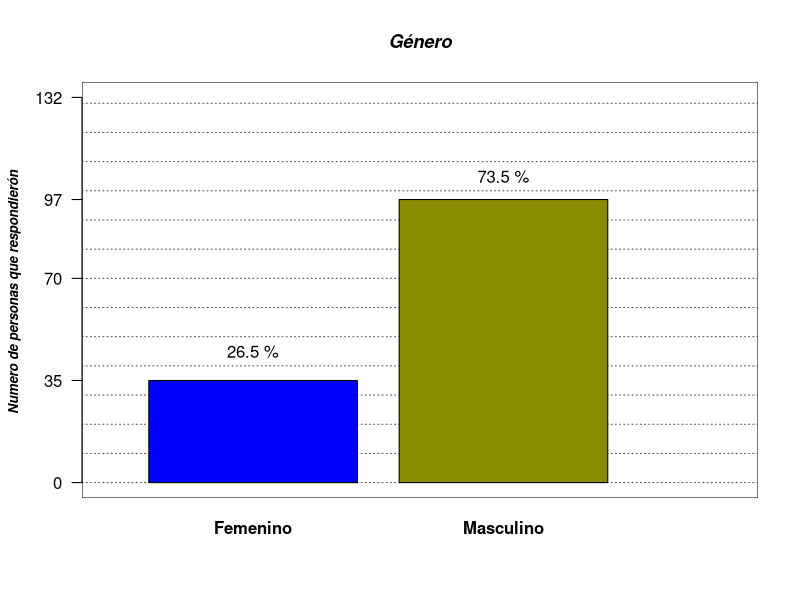
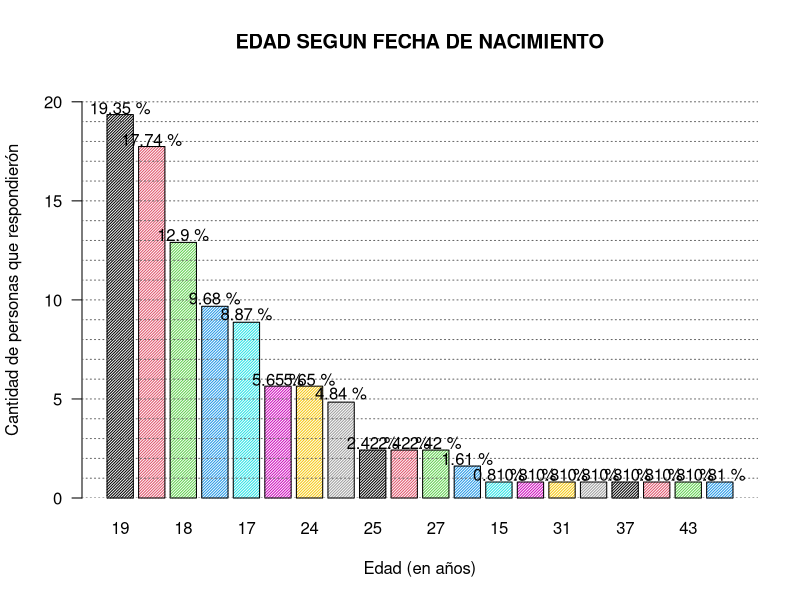
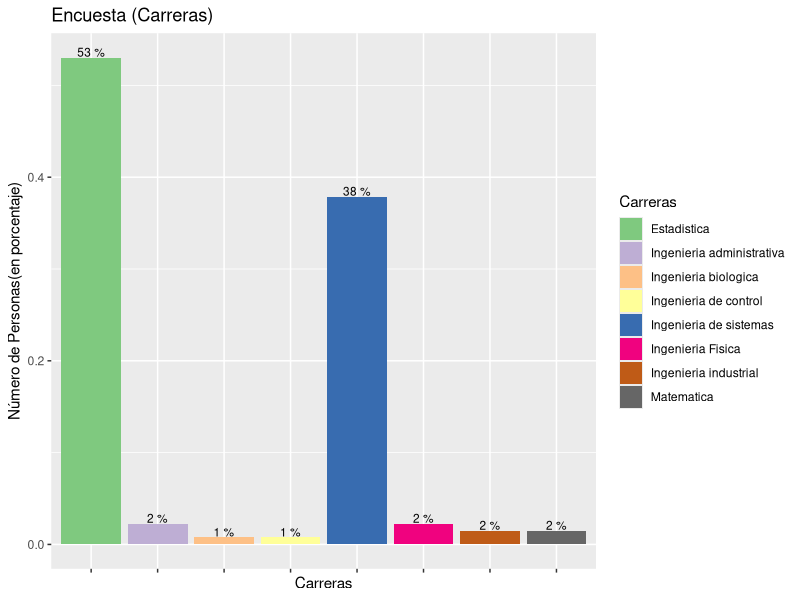
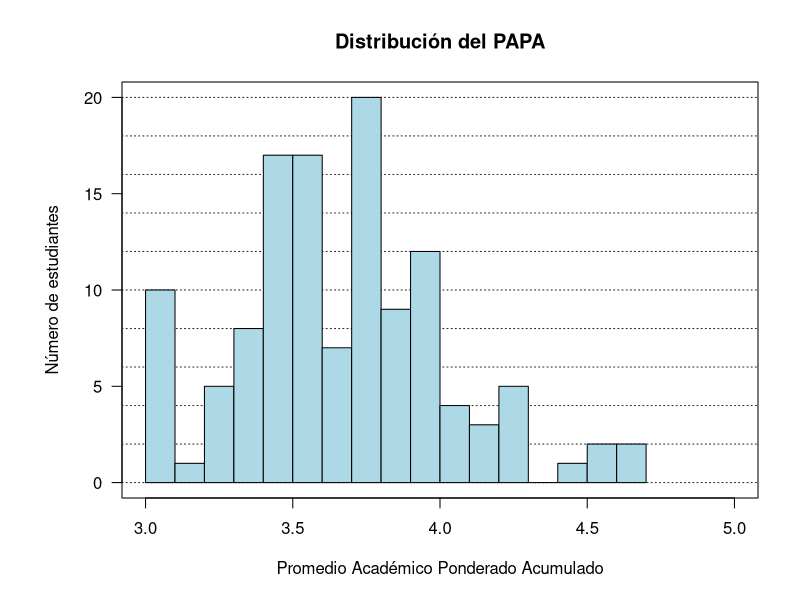
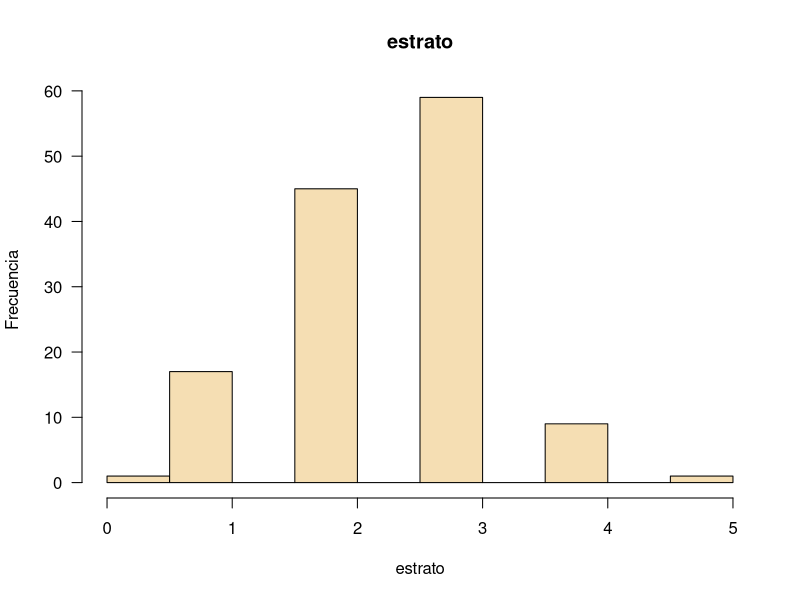
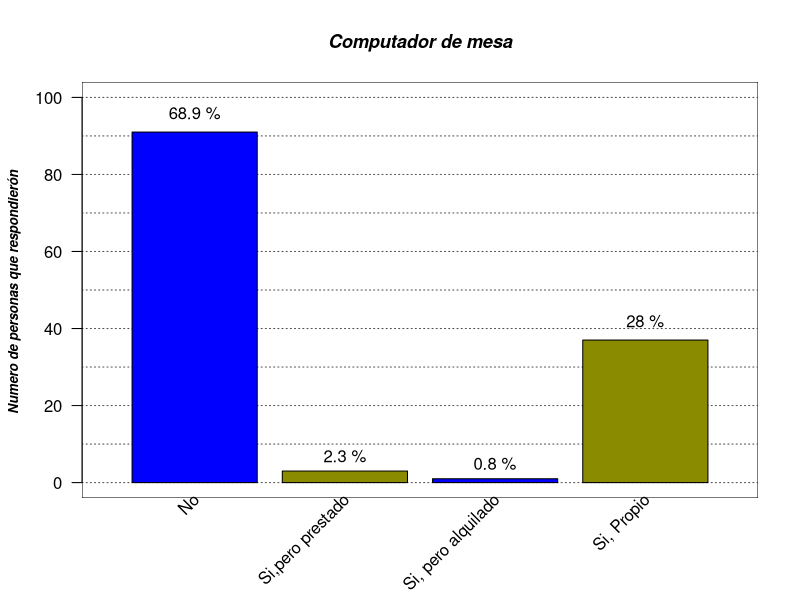
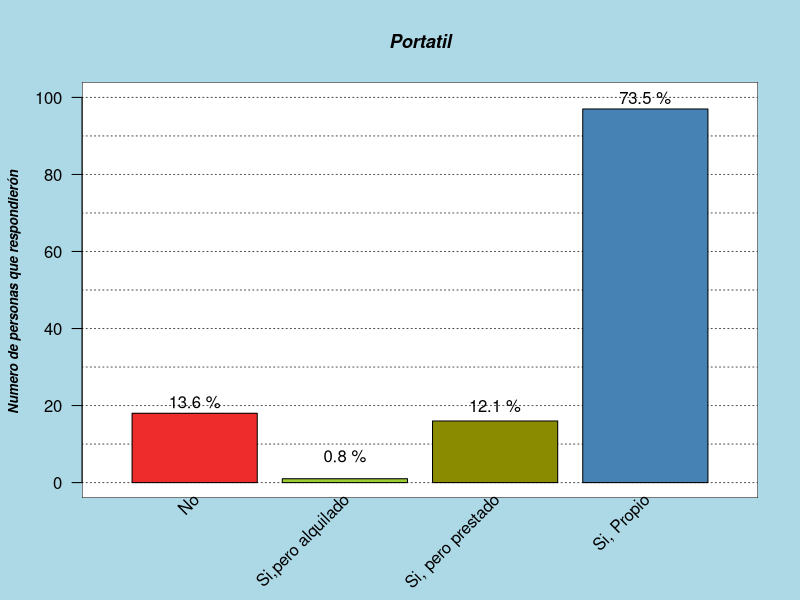
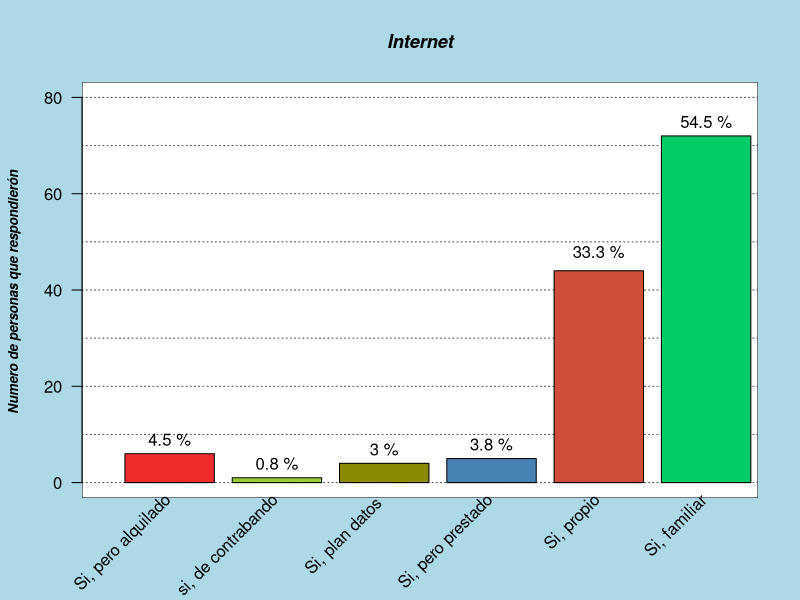

Generate these figures, in order, with R: (Note: this script raises an error after producing the figures.)
## ---- chunk 1
knitr::opts_chunk$set(echo = FALSE,
                      message = FALSE,
                      warning = FALSE)
## ---- chunk 2
library(knitr)
library(ggplot2)
library(dplyr)
library(hexbin)
library(tidyverse)
encuesta <- read.csv2("Encuesta_habitos_dep.csv", 
                       encoding = "UTF-8",
                      header = TRUE,
                       dec = ".")
## ---- chunk 3
genero <- table(encuesta$genero)
kable(genero,col.names = c("Genero","Cantidad de Respuestas"))
## ---- chunk 4
parametros_anterior <- par(no.readonly = TRUE)
#grafica de variable genero

par(bg="white")
plot(seq(0,3, length.out = 132), seq(0,132, length.out = 132), type="n",
     main   = "Género",
     
     font.main = 4,
     font.lab  = 4,
     cex.main  = 1.1,
     cex.lab   = 0.8,
     cex.sub   = 0.8,
     axes      = FALSE,
     xlab      = " ",
     ylab      = "Numero de personas que respondierón ",
     
     )

rect(par("usr")[1],par("usr")[3],par("usr")[2],par("usr")[4],col="white")

abline(h   = seq(0,132,10), 
       col = rep("grey30",17), 
       lty = 3,
       
       )

#mostramos con barplot la tabla1
grafica_genero <- barplot(genero,
                col       = c("blue", "yellow4"),
                font.axis = 2,
                axes      = FALSE,
                add       = TRUE
                )
axis(2, at = c(0,35,70,97,132),las = 1)

text(grafica_genero,
     c(45,105),
     labels = paste(round((genero/sum(genero)*100),1),"%")
     )

par(parametros_anterior)
## ---- chunk 5
kable(table(encuesta$edad),col.names = c("Edad","Número de Respuestas"))
## ---- chunk 6
a1 <-table(encuesta$edad)
## ---- chunk 7
b1 <-a1/sum(a1) * 100
## ---- chunk 8
parametros_anterior <- par(no.readonly = TRUE)
colores <-c("#0c67da")
b1<- b1[order(b1, decreasing=TRUE)]
ht <- barplot(b1, 
        las = 1, 
        space = 0.2,
        main = "EDAD SEGUN FECHA DE NACIMIENTO",
        density = 50,
        ylab = "Cantidad de personas que respondierón",
        xlab = "Edad (en años)",
        ylim = c(0,21),
         col = 1:dim(b1))
abline(h = seq(0, 20,1 ), col= rep("grey40",8), lty = 3)
text(ht, c (19.70, 18.1, 13.3, 10.1, 9.3,6,6,5.3,2.8,2.8,2.8,2,1.2,1.2,1.2,1.2,1.2,1.2,1.2,1.2) , labels = paste(round(b1,2),"%"))

par(parametros_anterior)

## ---- chunk 9
a2 <- table(encuesta$Carrera_depurada)

## ---- chunk 10
a0 <-a2/sum(a2) * 100

## ---- chunk 11
kable(a2,col.names = c("Carrera","Cantidad de Respuestas"))
## ---- chunk 12
t1<- sort(table(encuesta$Carrera_depurada))
ggplot(encuesta, aes(Carrera_depurada,y = (..count..)/sum(..count..), fill=Carrera_depurada)) +
  geom_bar() +
  labs(title="Encuesta (Carreras)",
       x= "Carreras",
       y="Número de Personas(en porcentaje)") +
  scale_x_discrete(labels=NULL) +
  scale_fill_brewer(palette = "Accent",
                    "Carreras") +
  geom_text(stat="count", 
            aes(label = paste(round((..count..)/sum(..count..)*100), "%")),
            position = "stack",
            vjust=-0.1,
            size=3,
            color="black")


## ---- chunk 13
kable(table(encuesta$PAPA),col.names = c("PAPA","Frecuencia"))
## ---- chunk 14
param_ant <- par(no.readonly = TRUE)
par(mar = param_ant$mar + c(0, 2, 0, 0))
plot(c(3, 5), c(0, 20), type = "n", xlab = "", ylab = "",
     las = 1)
title(main = "Distribución del PAPA",
     xlab = "Promedio Académico Ponderado Acumulado",
     ylab = "Número de estudiantes")
abline(h = seq(0, 20, 2), col = "gray15", lty = 9)
hist(encuesta$PAPA, nclass = 20,
     col = "lightblue",
     add = TRUE)
par(param_ant)
## ---- chunk 15
papa <- as.numeric(encuesta$PAPA_depurado)
tabla_papa <- sort(table(papa), decreasing = TRUE)
j <- cbind(papa)
k <- summary(papa)
k

## ---- chunk 16
estrato_tabla <- table(encuesta$estrato_depurado)
kable(estrato_tabla,col.names = c("Estrato","Respuestas"))
## ---- chunk 17
estrato <- as.numeric(encuesta$estrato_depurado)
tabla_estrato <- sort(table(estrato), decreasing = TRUE)
parametros_anterior <- par(no.readonly = TRUE)



par(bg = "white")

hist(estrato, main = "estrato",
     xlab = "estrato", ylab = "Frecuencia",
     border = "black",
     col = "wheat",
     las =1,
     xlim = c(0,5))

par(parametros_anterior)

## ---- chunk 18
j <- cbind(estrato)
k <- summary(estrato)
k
## ---- chunk 19
computador_Mesa <- table(encuesta$computador_mesa)
kable(computador_Mesa,col.names = c("Repuesta","Cantidad de Respuestas"))
## ---- chunk 20
parametros_anterior <- par(no.readonly = TRUE)

par(bg="white")

plot(seq(0,10, length.out = 60), seq(0,6, length.out = 60), type="n",
     main   = "Computador de mesa",
     
     font.main = 4,
     font.lab  = 4,
     cex.main  = 1.1,
     cex.lab   = 0.8,
     cex.sub   = 0.8,
     axes      = FALSE,
     xlab      = " ",
     ylab      = "Numero de personas que respondierón ",
     xlim = c(0,5),
     ylim = c(0,100)
     )

rect(par("usr")[1],par("usr")[3],par("usr")[2],par("usr")[4],col="white")

abline(h   = seq(0,100,10), 
       col = rep("grey30",17), 
       lty = 3,
       
       )

Barras_computador <- barplot(computador_Mesa,
                col       = c("blue", "yellow4"),
                font.axis = 2,
                axes      = FALSE,
                add       = TRUE,
                xlim = c(0,5),
                names.arg = ""
                )
axis(2, at = c(),las = 1)

text(Barras_computador,
     c(96,7,5,42),
     labels = paste(round((computador_Mesa/sum(computador_Mesa)*100),1),"%")
     )

text(Barras_computador+0.1,
     par("usr")[3],0.4,
     labels = c("No","Si,pero prestado","Si, pero alquilado","Si, Propio"),
     srt = 45,
     pos = 2,
     xpd = TRUE)

par(parametros_anterior)
## ---- chunk 21
Portatil <- table(encuesta$portatil)
## ---- chunk 22
kable(Portatil,col.names = c("Respuesta","Cantidad de respuestas"))
## ---- chunk 23
parametros_anterior <- par(no.readonly = TRUE)
#Grafica variable portatil

par(bg = "lightblue")
plot(seq(0,10, length.out = 60), seq(0,6, length.out = 60), type="n",
     main   = "Portatil",
     
     font.main = 4,
     font.lab  = 4,
     cex.main  = 1.1,
     cex.lab   = 0.8,
     cex.sub   = 0.8,
     axes      = FALSE,
     xlab      = " ",
     ylab      = "Numero de personas que respondierón ",
     xlim = c(0,5),
     ylim = c(0,100)
     )

rect(par("usr")[1],par("usr")[3],par("usr")[2],par("usr")[4],col="white")

abline(h   = seq(0,100,10), 
       col = rep("grey30",17), 
       lty = 3,
       
       )


Barras_Portatil <- barplot(Portatil,
                           col       = c("firebrick2", "olivedrab3", "yellow4", "steelblue"),
                font.axis = 2,
                axes      = FALSE,
                add       = TRUE,
                xlim = c(0,5),
                names.arg = ""
                )
axis(2, at = c(),las = 1)

text(Barras_Portatil,
     c(21,7,20,100),
     labels = paste(round((Portatil/sum(Portatil)*100),1),"%")
     )

text(Barras_Portatil+0.1,
     par("usr")[3],0.4,
     labels = c("No","Si,pero alquilado","Si, pero prestado","Si, Propio"),
     srt = 45,
     pos = 2,
     xpd = TRUE)

par(parametros_anterior)

## ---- chunk 24
internet <- table(encuesta$internet)
## ---- chunk 25
kable(internet,col.names = c("Respuestas","Cantidad de respuestas"))
## ---- chunk 26
parametros_anterior <- par(no.readonly = TRUE)
#Grafica variable internet

par(bg = "lightblue")
plot(seq(0,10, length.out = 60), seq(0,6, length.out = 60), type="n",
     main   = "Internet",
     
     font.main = 4,
     font.lab  = 4,
     cex.main  = 1.1,
     cex.lab   = 0.8,
     cex.sub   = 0.8,
     axes      = FALSE,
     xlab      = " ",
     ylab      = "Numero de personas que respondierón ",
     xlim = c(0,7),
     ylim = c(0,80)
     )

rect(par("usr")[1],par("usr")[3],par("usr")[2],par("usr")[4],col="white")

abline(h   = seq(0,100,10), 
       col = rep("grey30",17), 
       lty = 3,
       
       )


Barras_internet <- barplot(internet,
                           col       = c("firebrick2", "olivedrab3", "yellow4", "steelblue", "tomato3", "springgreen3"),
                font.axis = 2,
                axes      = FALSE,
                add       = TRUE,
                xlim = c(0,5),
                names.arg = ""
                )
axis(2, at = c(),las = 1)

text(Barras_internet,
     c(9, 4, 7, 8, 48, 75),
     labels = paste(round((internet/sum(internet)*100),1),"%")
     )

text(Barras_internet+0.1,
     par("usr")[3],0.4,
     labels = c("Si, pero alquilado", "si, de contrabando","Si, plan datos ","Si, pero prestado", "Si, propio", "Si, familiar"),
     srt = 45,
     pos = 2,
     xpd = TRUE)

par(parametros_anterior)

## ---- chunk 27
Smartphone <- table(encuesta$smartphone)
## ---- chunk 28
kable(Smartphone,col.names = c("Repsuesta","cantidad de respuestas"))
## ---- chunk 29
parametros_anterior <- par(no.readonly = TRUE)
#Grafica variable Smartphone

par(bg = "lightblue")
plot(seq(0,10, length.out = 60), seq(0,6, length.out = 60), type="n",
     main   = "Smartphone",
     
     font.main = 4,
     font.lab  = 4,
     cex.main  = 1.1,
     cex.lab   = 0.8,
     cex.sub   = 0.8,
     axes      = FALSE,
     xlab      = " ",
     ylab      = "Numero de personas que respondierón ",
     xlim = c(0,6),
     ylim = c(0,140)
     )

rect(par("usr")[1],par("usr")[3],par("usr")[2],par("usr")[4],col="white")

abline(h   = seq(0,140,20), 
       col = rep("grey30",17), 
       lty = 3,
       
       )


Barras_smartphone <- barplot(Smartphone,
                           col       = c("firebrick2", "olivedrab3", "yellow4", "steelblue"),
                font.axis = 2,
                axes      = FALSE,
                add       = TRUE,
                xlim = c(0,5),
                names.arg = ""
                )
axis(2, at = c(),las = 1)

text(Barras_smartphone,
     c(5, 5, 5, 7, 133),
     labels = paste(round((Smartphone/sum(Smartphone)*100),1),"%")
     )

text(Barras_smartphone+0.1,
     par("usr")[3],0.4,
     labels = c("No Respondio", "NO", "Si, pero alquilado", "Si, pero prestado ","Si, propio"),
     srt = 45,
     pos = 2,
     xpd = TRUE)
par(parametros_anterior)

## ---- chunk 30
Origen_depurado <- with(encuesta, c(Origen1, Origen2, Origen3))
origen <- sort(table(Origen_depurado), decreasing = TRUE)
## ---- chunk 31
kable(origen,col.names = c("Origen","Respuestas"))
## ---- chunk 32
#Grafica variable Origen covid 19

parametros_anterior <- par(no.readonly = TRUE)

par(bg = "floralwhite")
plot(seq(0,10, length.out = 60), seq(0,6, length.out = 60), type="n",
     main   = "Origen covid 19",
     
     font.main = 4,
     font.lab  = 4,
     cex.main  = 1.1,
     cex.lab   = 0.8,
     cex.sub   = 0.8,
     axes      = FALSE,
     xlab      = " ",
     ylab      = "Numero de personas que respondierón ",
     xlim = c(0,6),
     ylim = c(0,80)
     )

rect(par("usr")[1],par("usr")[3],par("usr")[2],par("usr")[4],col="white")

abline(h   = seq(0,80,10), 
       col = rep("grey30",17), 
       lty = 3
       )

Barras_origen <- barplot(origen,
                           col = c("turquoise2", "violet", "lawngreen", "lightpink1", "orange"),
                font.axis = 2,
                axes      = FALSE,
                add       = TRUE,
                xlim = c(0,5),
                names.arg = ""
                )
axis(2, at = c(),las = 1)

text(Barras_origen,
     c(77, 50, 18, 11, 6),
     labels = paste(round((origen/sum(origen)*100),1),"%")
     )

text(Barras_origen+0.1,
     par("usr")[3],0.4,
     labels = "",
     srt = 45,
     pos = 2,
     xpd = TRUE)

legend(Barras_origen[2, 1] +1 , 80, legend = c("Fue un resultado de pasar el virus 
de animales a los humanos ",
" Fue fabricado en un laboratorio ", 
"No respondio",
"Es una conspiración",
"No es real, es un pretexto de
los gobiernos del mundo"),
       col = c("turquoise2", "violet", "lawngreen", "lightpink1", "orange"),
       pch = 17)

par(parametros_anterior)
## ---- chunk 33
Estado_gov <- table(encuesta$estad_gov)
## ---- chunk 34
kable(Estado_gov,col.names = c("Respuesta","Número de Respuestas"))
## ---- chunk 35
parametros_anterior <- par(no.readonly = TRUE)
#Grafica variable Estado gov

par(bg = "floralwhite")
plot(seq(0,10, length.out = 60), seq(0,6, length.out = 60), type="n",
     main   = "Estado Gov",
     
     font.main = 4,
     font.lab  = 4,
     cex.main  = 1.1,
     cex.lab   = 0.8,
     cex.sub   = 0.8,
     axes      = FALSE,
     xlab      = " ",
     ylab      = "Numero de personas que respondierón ",
     xlim = c(0,4),
     ylim = c(0,100)
     )

rect(par("usr")[1],par("usr")[3],par("usr")[2],par("usr")[4],col="white")

abline(h   = seq(0,100,10), 
       col = rep("grey30",17), 
       lty = 3,
       
       )

Barras_Estado <- barplot(Estado_gov,
                           col = c("lightblue", "lemonchiffon", "greenyellow"),
                font.axis = 2,
                axes      = FALSE,
                add       = TRUE,
                xlim = c(0,5),
                names.arg = ""
                )
axis(2, at = c(),las = 1)

text(Barras_Estado,
     c(5, 5),
     labels = paste(round((Estado_gov/sum(Estado_gov)*100),1),"%")
     )

text(Barras_Estado+0.1,
     par("usr")[3],0.4,
     labels = c("No", "No respindio", "si"),
     srt = 45,
     pos = 2,
     xpd = TRUE)

par(parametros_anterior)

## ---- chunk 36
combinar<- with(encuesta, c(habito_1,habito_2,habito_3,habito_4
                          ,habito_5,habito_6,habito_7,habito_8,habito_9
                          ,habito_10,habito_11,habito_12,habito_13,habito_14
                          ,habito_15,habito_16,habito_17))

tabla <- sort(table(combinar))
kable(tabla,col.names = c("Habito","Número de respuestas"))

## ---- chunk 37

par(mar=c(4,23.9,1,1))
graficaber <-barplot(tabla, las = 2, cex.names = 0.7,cex.axis = 1,horiz = TRUE,xlim = c(0,130),
                     col = c("cyan","darkred","blue","yellow","violet","tomato"))

text(c(25,34,35,44,50,55,55,60,60,68,68,70,78,80,85,85,91,93,105,108,113)+1,graficaber,
     labels = paste(round(tabla/sum(tabla)*100,2),"%")
     )


## ---- chunk 38
tabla9<- sort(table(encuesta$aleatorio))
kable(tabla9,col.names = c("Valor Aleatorio","Frecuencia"))
## ---- chunk 39
grafica9<-barplot(tabla9,las=2,col = c("cyan","darkred","blue","yellow","violet","tomato"),ylim = c(0,40))

text(grafica9,
     c(8,10,11,11,12,12,15,16,21,36),
     labels = paste(round((tabla9/sum(tabla9)*100),1),"%")
     )
## ---- chunk 40
ggplot(encuesta, aes(genero,PAPA,col = genero)) +
  geom_point(size = 2) +
  geom_smooth(se = FALSE)
## ---- chunk 41
ggplot(encuesta ,aes(x=edad,y=PAPA,col=PAPA))+
  geom_point(size = 2)+theme(axis.text.x = element_text(angle = 90, hjust = 1))

## ---- chunk 42
ggplot(encuesta, aes(PAPA, Carrera_depurada,col = Carrera_depurada)) +
  geom_point(size = 2) +
  geom_smooth(se = FALSE)
## ---- chunk 43
ggplot(encuesta, aes(PAPA, estrato,col = PAPA)) +
  geom_point(size = 2) +
  geom_smooth(se = FALSE)
## ---- chunk 44
Computador_mesa1 <- tapply(encuesta$PAPA_depurado, encuesta$computador_mesa, mean, na.rm = TRUE)
## ---- chunk 45
parametros_anterior <- par(no.readonly = TRUE)

par(bg = "floralwhite")


par(mar = parametros_anterior$mar + c(16, 10, 0, 0),
    las = 2,
    xaxt = "n",
    yaxt = "n")

with(encuesta, boxplot(PAPA_depurado ~ computador_mesa,
                       xlab = "",
                       notch = TRUE,
                       varwidth = TRUE,
                       col = c("darkseagreen2", "darkslategray2", "lavenderblush2", "lightpink1")))
     

title(main = "PAPA con computador de mesa ")

text(1:length(Computador_mesa1),
     par("usr")[3] - 0.2,
     labels = names(Computador_mesa1),
     srt = 45,
     pos = 2,
     xpd = TRUE)

text(par("usr")[1] - 0.4,
     seq(3, max(encuesta$PAPA_depurado, na.rm = TRUE), 
         0.2),
     labels = formatC(seq(3, max(encuesta$PAPA_depurado, na.rm = TRUE), 0.2),
                      digits = 1,
                      width = 3,
                      format = "f",
                      flag = "0"),
     xpd = TRUE)

axis(side = 2, 
     at = seq(3, max(encuesta$PAPA_depurado, na.rm = TRUE), 0.2))

mtext("computador de mesa", 
      las = 1, 
      side = 1, line = 8)
abline(h = mean(encuesta$PAPA_depurado, na.rm = TRUE),
       col = "blue")

par(parametros_anterior)
## ---- chunk 46
portatil1 <- tapply(encuesta$PAPA_depurado, encuesta$portatil, mean, na.rm = TRUE)
## ---- chunk 47
parametros_anterior <- par(no.readonly = TRUE)

par(bg = "floralwhite")

par(mar = parametros_anterior$mar + c(16, 10, 0, 0),
    las = 2,
    xaxt = "n",
    yaxt = "n")

with(encuesta, boxplot(PAPA_depurado ~ portatil,
                       xlab = "",
                       notch = TRUE,
                       varwidth = TRUE,
                       col = c("darkolivegreen1", "darkslategray3", "khaki1", "lightsalmon")))
     

title(main = "PAPA con la variable Portatil")

text(1:length(portatil1),
     par("usr")[3] - 0.2,
     labels = names(portatil1),
     srt = 45,
     pos = 2,
     xpd = TRUE)

text(par("usr")[1] - 0.4,
     seq(3, max(encuesta$PAPA_depurado, na.rm = TRUE), 
         0.2),
     labels = formatC(seq(3, max(encuesta$PAPA_depurado, na.rm = TRUE), 0.2),
                      digits = 1,
                      width = 3,
                      format = "f",
                      flag = "0"),
     xpd = TRUE)

axis(side = 2, 
     at = seq(3, max(encuesta$PAPA_depurado, na.rm = TRUE), 0.2))

mtext("portatil", 
      las = 1, 
      side = 1, line = 8)
abline(h = mean(encuesta$PAPA_depurado, na.rm = TRUE),
       col = "blue")

par(parametros_anterior)
## ---- chunk 48
Internet1 <- tapply(encuesta$PAPA_depurado, encuesta$internet, mean, na.rm = TRUE)
## ---- chunk 49

parametros_anterior <- par(no.readonly = TRUE)

par(bg = "floralwhite")

par(mar = parametros_anterior$mar + c(16, 10, 0, 0),
    las = 2,
    xaxt = "n",
    yaxt = "n")

with(encuesta, boxplot(PAPA_depurado ~ internet,
                       xlab = "",
                       notch = TRUE,
                       varwidth = TRUE,
                       col = c("mediumspringgreen", "navajowhite", "lightsteelblue1", "rosybrown1", "gold", "darkorchid1")))
     

title(main = "PAPA con la variable internet")

text(1:length(Internet1),
     par("usr")[3] - 0.2,
     labels = names(Internet1),
     srt = 45,
     pos = 2,
     xpd = TRUE)

text(par("usr")[1] - 0.4,
     seq(3, max(encuesta$PAPA_depurado, na.rm = TRUE), 
         0.2),
     labels = formatC(seq(3, max(encuesta$PAPA_depurado, na.rm = TRUE), 0.2),
                      digits = 1,
                      width = 3,
                      format = "f",
                      flag = "0"),
     xpd = TRUE)

axis(side = 2, 
     at = seq(3, max(encuesta$PAPA_depurado, na.rm = TRUE), 0.2))

mtext("INTERNET", 
      las = 1, 
      side = 1, line = 8)
abline(h = mean(encuesta$PAPA_depurado, na.rm = TRUE),
       col = "blue")

par(parametros_anterior)
## ---- chunk 50
smartphone1 <- tapply(encuesta$PAPA_depurado, encuesta$smartphone, mean, na.rm = TRUE)
## ---- chunk 51
parametros_anterior <- par(no.readonly = TRUE)

par(bg = "floralwhite")


par(mar = parametros_anterior$mar + c(16, 10, 0, 0),
    las = 2,
    xaxt = "n",
    yaxt = "n")

with(encuesta, boxplot(PAPA_depurado ~ smartphone,
                       xlab = "",
                       notch = TRUE,
                       varwidth = TRUE,
                       col = c("red", "green", "yellow", "gold", "darksalmon")))
     

title(main = "PAPA la variable smartphone ")

text(1:length(smartphone1),
     par("usr")[3] - 0.2,
     labels = names(smartphone1),
     srt = 45,
     pos = 2,
     xpd = TRUE)

text(par("usr")[1] - 0.4,
     seq(3, max(encuesta$PAPA_depurado, na.rm = TRUE), 
         0.2),
     labels = formatC(seq(3, max(encuesta$PAPA_depurado, na.rm = TRUE), 0.2),
                      digits = 1,
                      width = 3,
                      format = "f",
                      flag = "0"),
     xpd = TRUE)

axis(side = 2, 
     at = seq(3, max(encuesta$PAPA_depurado, na.rm = TRUE), 0.2))

mtext("smartphone", 
      las = 1, 
      side = 1, line = 8)
abline(h = mean(encuesta$PAPA_depurado, na.rm = TRUE),
       col = "blue")

par(parametros_anterior)
## ---- chunk 52

 ggplot(encuesta, aes(aleatorio,PAPA ,col = aleatorio)) +
 geom_point(size = 3) +
 geom_smooth(se = T)
